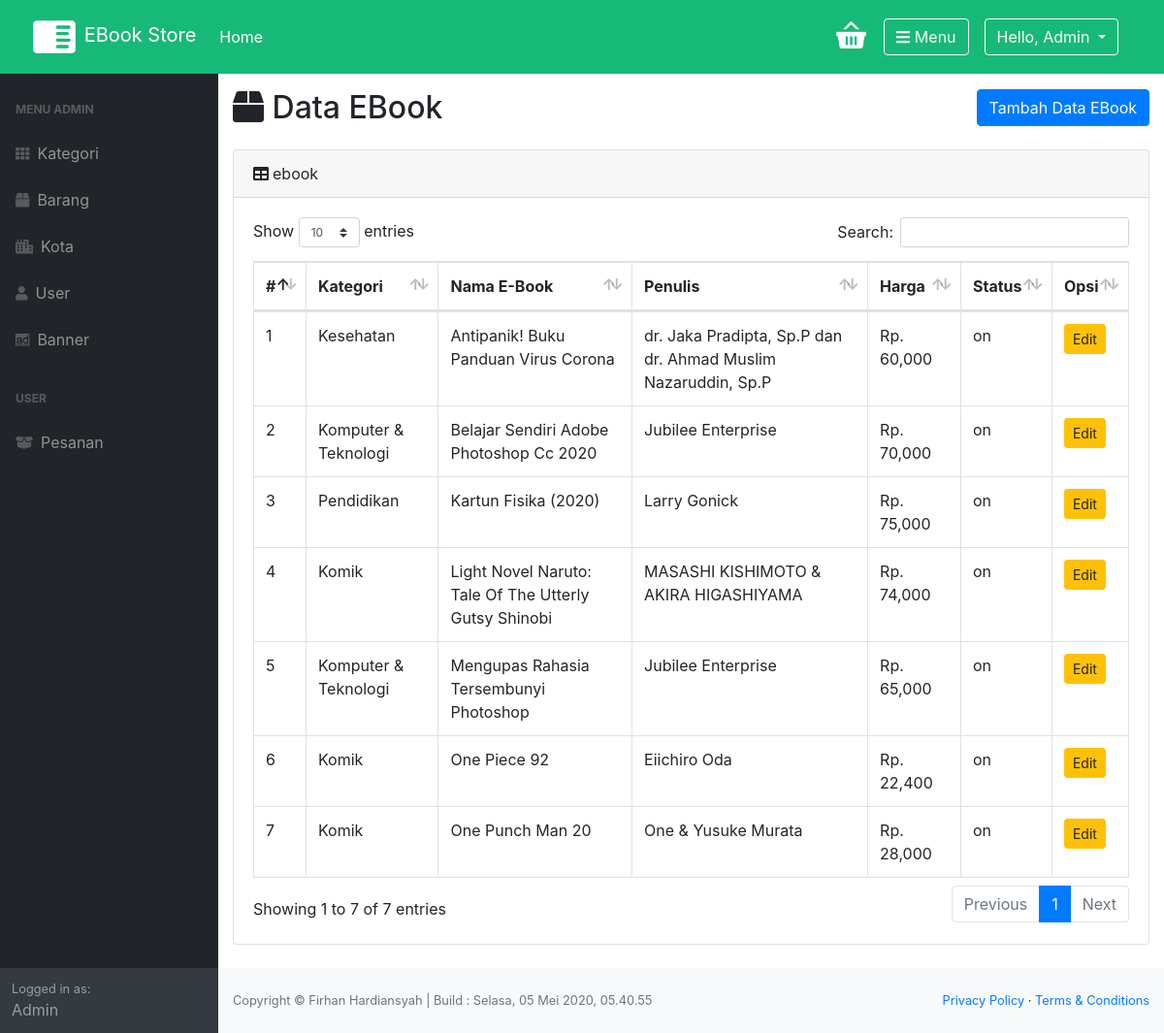
The app's page /index.php?page=my_profile&module=ebook&action=list (signed in), older data.
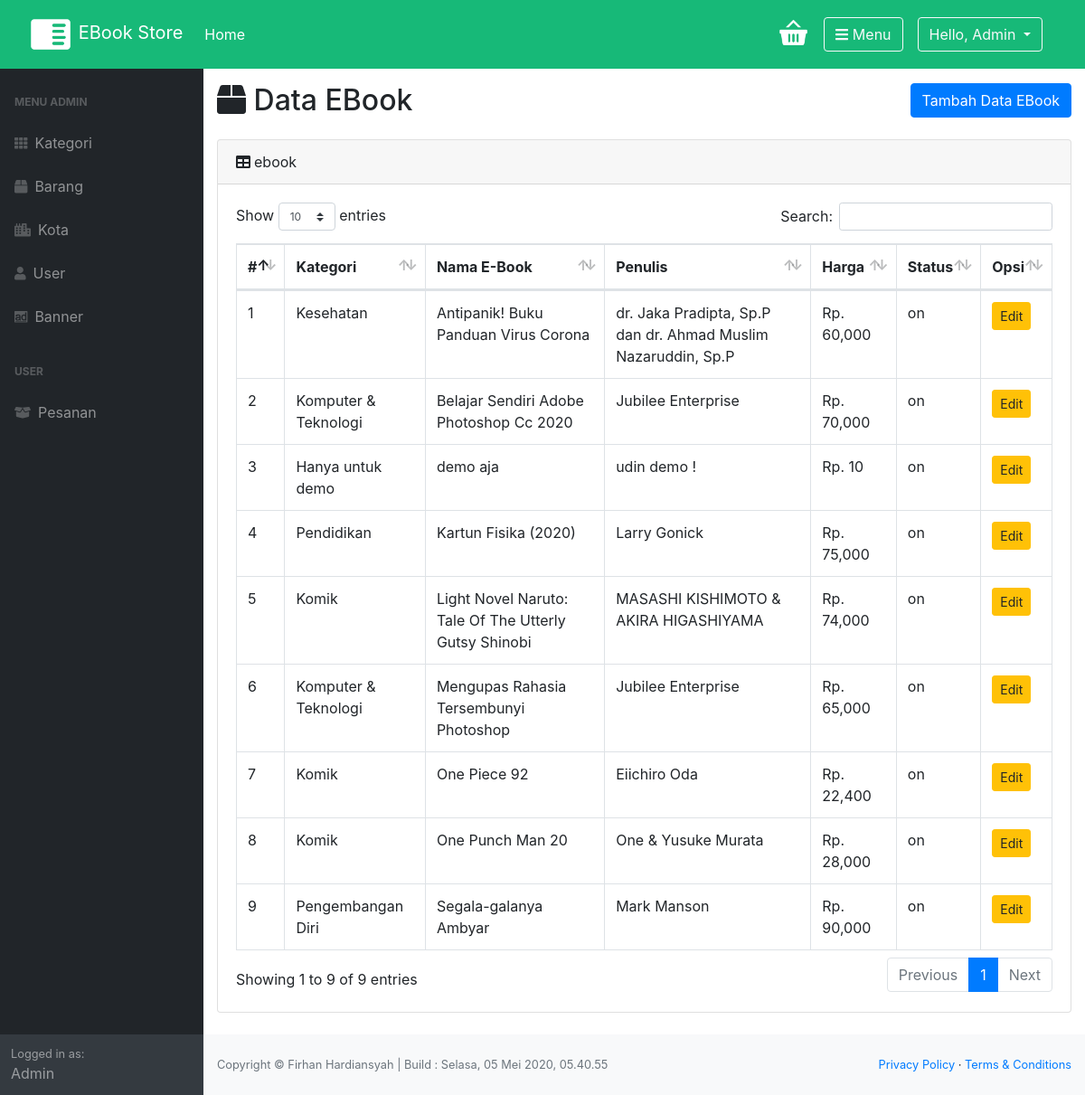
The same page, newer data.
### tables this page shows
CREATE TABLE `ebook` (
  `ebook_id` int(10) NOT NULL,
  `kategori_id` int(10) NOT NULL,
  `nama_ebook` varchar(250) NOT NULL,
  `penulis` varchar(255) NOT NULL,
  `deskripsi` text NOT NULL,
  `gambar` varchar(300) NOT NULL,
  `harga` int(10) NOT NULL,
  `status` enum('on','off') NOT NULL
);

CREATE TABLE `kategori` (
  `kategori_id` int(10) NOT NULL,
  `kategori` varchar(150) NOT NULL,
  `status` enum('on','off') NOT NULL
);

### function/helper.php (called while the page is built, shortened)
<?php
function rupiah($nilai = 0)
{
  $string = "Rp. " . number_format($nilai);
  return $string;
}

### module/ebook/list.php (the view)
<div class="mt-3">
  <div class="row">
    <div class="col-lg-6 col-sm-6">
      <h2><i class="fas fa-box"></i> Data EBook</h2>
    </div>
    <div class="col-lg-6 col-sm-6">
      <a href="<?= BASE_URL . "index.php?page=my_profile&module=ebook&action=form" ?>" class="btn btn-primary mb-4 float-right">Tambah Data EBook</a>
    </div>
  </div>
</div>
<?php
$query_ebook = mysqli_query($con, "SELECT ebook.*, kategori.kategori FROM ebook JOIN kategori ON ebook.kategori_id=kategori.kategori_id ORDER BY nama_ebook ASC");
if (mysqli_num_rows($query_ebook) == 0) {
  echo "<h3>Tidak Ada Data</h3>";
} else {
?>
  <div class="card mb-4">
    <div class="card-header"><i class="fas fa-table mr-1"></i>ebook</div>
    <div class="card-body">
      <div class="table-responsive">
        <table class="table table-bordered" id="myTable" width="100%" cellspacing="0">
          <thead>
            <tr>
              <th>#</th>
              <th>Kategori</th>
              <th>Nama E-Book</th>
              <th>Penulis</th>
              <th>Harga</th>
              <th>Status</th>
              <th>Opsi</th>
            </tr>
          </thead>
          <tbody>
            <?php
            $no = 1;
            while ($data = mysqli_fetch_assoc($query_ebook)) :
            ?>
              <tr>
                <td><?= $no ?></td>
                <td><?= $data['kategori'] ?></td>
                <td><?= $data['nama_ebook'] ?></td>
                <td><?= $data['penulis'] ?></td>
                <td><?= rupiah($data['harga']) ?></td>
                <td><?= $data['status'] ?></td>
                <td>
                  <a href="<?= BASE_URL . "index.php?page=my_profile&module=ebook&action=form&ebook_id=$data[ebook_id]" ?>" class="btn btn-sm btn-warning">Edit</a>
                </td>
              </tr>
            <?php
              $no++;
            endwhile;
            ?>
          </tbody>
        </table>
      </div>
    </div>
  </div>
<?php
}
?>

Row changes from the older to the newer data that the page shows:
added ebook: kategori.kategori "Hanya untuk demo", nama_ebook "demo aja", penulis "udin demo !", harga "Rp. 10", status "on"
added ebook: kategori.kategori "Pengembangan Diri", nama_ebook "Segala-galanya Ambyar", penulis "Mark Manson", harga "Rp. 90,000", status "on"
Text that changed along with them:
text written by a page script: "Show entries Search: Showing 1 to 7 of 7 entries Previous 1 Next" → "Show entries Search: Showing 1 to 9 of 9 entries Previous 1 Next"
